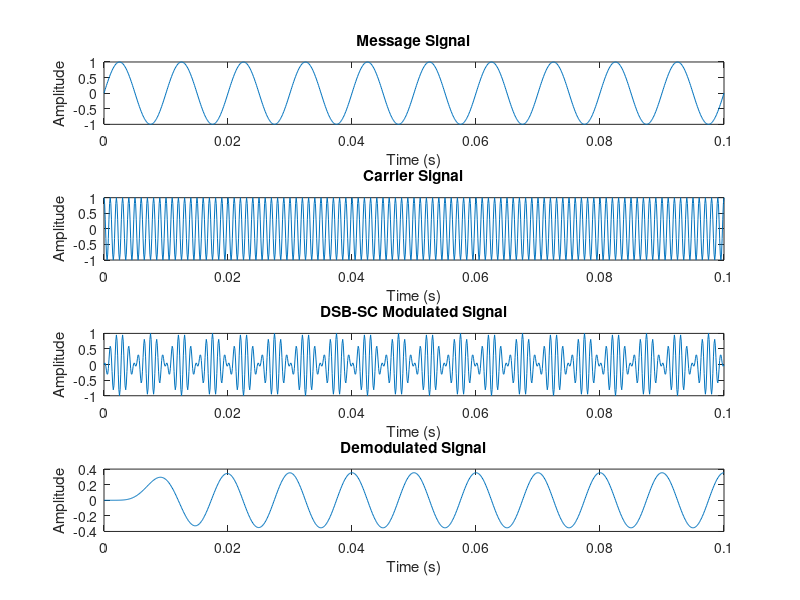

The MATLAB source for this figure:
fs = 10000; 
t = 0:1/fs:0.1; 
fc = 1000; 
fm = 100;  
Am = 1; 
message = Am * sin(2 * pi * fm * t);

Ac = 1;
carrier = Ac * cos(2 * pi * fc * t);

modulated_signal = message .* carrier;

demodulated_signal = modulated_signal .* carrier;
[b, a] = butter(6, fm/(fs/2), 'low'); 
demodulated_signal_filtered = filter(b, a, demodulated_signal);

figure;
subplot(4,1,1);
plot(t, message);
title('Message Signal');
xlabel('Time (s)');
ylabel('Amplitude');

subplot(4,1,2);
plot(t, carrier);
title('Carrier Signal');
xlabel('Time (s)');
ylabel('Amplitude');

subplot(4,1,3);
plot(t, modulated_signal);
title('DSB-SC Modulated Signal');
xlabel('Time (s)');
ylabel('Amplitude');

subplot(4,1,4);
plot(t, demodulated_signal_filtered);
title('Demodulated Signal');
xlabel('Time (s)');
ylabel('Amplitude');
